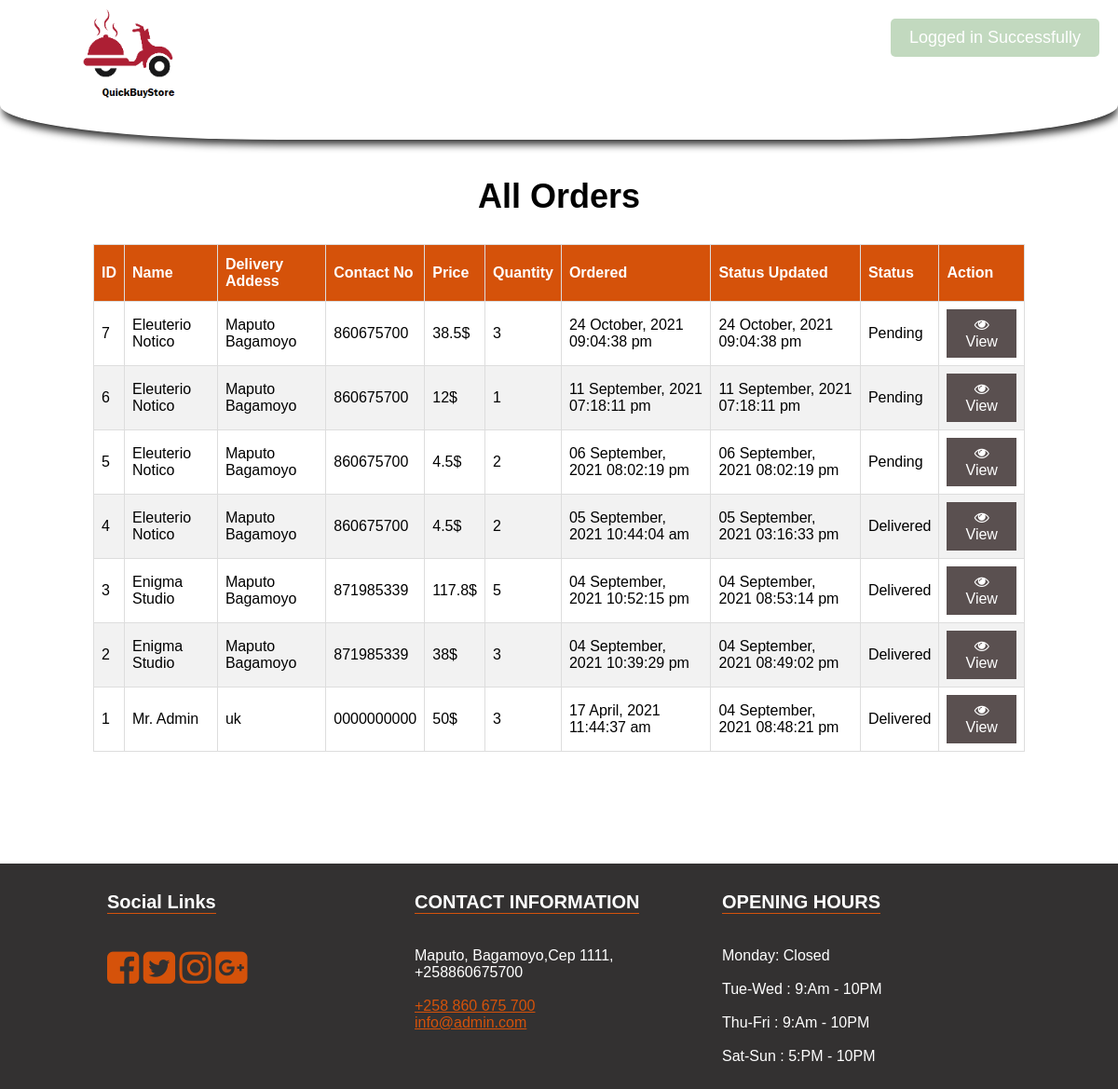
The page /food-delivery/admin-order.php (signed in) on the database its author committed.
### tables this page shows
CREATE TABLE IF NOT EXISTS `orders` (
  `id` int(11) unsigned NOT NULL AUTO_INCREMENT,
  `user_id` int(11) unsigned NOT NULL,
  `delivery_address` text NOT NULL,
  `contact_no` varchar(20) NOT NULL,
  `full_name` varchar(255) NOT NULL,
  `payment_option` varchar(255) NOT NULL,
  `order_total_amount` varchar(100) NOT NULL,
  `order_total_quantity` int(11) unsigned NOT NULL,
  `status` enum('Pending','Processing','Picked','Shipped','Delivered','Cancelled') NOT NULL DEFAULT 'Pending',
  `created` datetime NOT NULL DEFAULT CURRENT_TIMESTAMP,
  `updated` datetime NOT NULL DEFAULT CURRENT_TIMESTAMP,
  PRIMARY KEY (`id`)
);

CREATE TABLE IF NOT EXISTS `settings` (
  `id` int(11) unsigned NOT NULL AUTO_INCREMENT,
  `about_title` text NOT NULL,
  `about_detail` text NOT NULL,
  `about_img` varchar(255) NOT NULL,
  `fb_link` varchar(255) NOT NULL,
  `tw_link` varchar(255) NOT NULL,
  `ins_link` varchar(255) NOT NULL,
  `gplus_link` varchar(255) NOT NULL,
  `contact_info` text NOT NULL,
  `opening_hours` text NOT NULL,
  `currency` enum('GBP','USD','EURO','MZN') NOT NULL DEFAULT 'GBP',
  PRIMARY KEY (`id`)
);

### food-delivery/functions/flash.php (called while the page is built, shortened)
<?php
class FlashMessage {
    public static function render($var) {
        $messages = $_SESSION[$var];
        return $messages;
    }
}
?>

### food-delivery/admin-order.php (the view, shortened to what this page needs)
<?php
include 'functions/flash.php';
$flash = new \FlashMessage();
include 'includes/header.php';
$sql = "SELECT * FROM orders ORDER BY id DESC";
$result = $conn->query($sql);
?>
	<section class="inner-page-sec">
		<div class="container">
			<h1>All Orders</h1>
			<div style="overflow-x:auto;">
				<table class="custom-tbl">
					<thead>
						<tr>
							<th>ID</th>
							<th>Name</th>
							<th>Delivery Addess</th>
							<th>Contact No</th>
							<th>Price</th>
							<th>Quantity</th>
							<th>Ordered</th>
							<th>Status Updated</th>
							<th>Status</th>
							<th>Action</th>
						</tr>
					</thead>
					<tbody>
						<?php
						if ($result->num_rows > 0) {
							while($row = $result->fetch_assoc()){
						?>
						<tr>
							<td><?php echo $row['id']?></td>
							<td><?php echo $row['full_name']?></td>
							<td><?php echo $row['delivery_address']?></td>
							<td><?php echo $row['contact_no']?></td>
							<td><?php echo $row['order_total_amount']?><?php echo $currency_format[$rowS['currency']];?></td>
							<td><?php echo $row['order_total_quantity']?></td>
							<td><?php
								$created = strtotime( $row['created'] );
								echo date('d F, Y h:i:s a', $created);
								?></td>
							<td><?php
								$updated = strtotime( $row['updated'] );
								echo date('d F, Y h:i:s a', $updated);
								?></td>
							<td><?php echo $row['status']?></td>
							<td>
								<a href="admin-order-detail.php?id=<?php echo $row['id']?>" class="view-icon"><i class="fa fa-eye" aria-hidden="true"></i> View</a>
							</td>
						</tr>
						<?php } } else { ?>
							<tr>
								<td colspan="10">No Order Found!</td>
							</tr>
						<?php }  ?>
					</tbody>
				</table>
			</div>
		</div>
	</section>
<?php include 'includes/footer.php'; ?>

### food-delivery/includes/footer.php (shortened to what this page needs)
<footer>
	<div class="container">
		<div class="col-1">
			<h3>Social Links</h3>
			<ul>
				<li><a href="<?php echo $rowS['fb_link'];?>"><i class="fa fa-facebook-square" aria-hidden="true"></i></a></li>
				<li><a href="<?php echo $rowS['tw_link'];?>"><i class="fa fa-twitter-square" aria-hidden="true"></i></a></li>
				<li><a href="<?php echo $rowS['ins_link'];?>"><i class="fa fa-instagram" aria-hidden="true"></i></a></li>
				<li><a href="<?php echo $rowS['gplus_link'];?>"><i class="fa fa-google-plus-square" aria-hidden="true"></i></a></li>
			</ul>
		</div>
		<div class="col-1">
			<h3>CONTACT INFORMATION</h3>
			<p>
				<?php echo $rowS['contact_info'];?>
			</p>
		</div>
		<div class="col-1">
			<h3>OPENING HOURS</h3>
			<p>
				<?php echo $rowS['opening_hours'];?>
			</p>
		</div>
	</div>
</footer>
</div>
<?php
$nmsg=$flash->render('notification_msg');
$ntype=$flash->render('notification_type');
$str = "";
if($nmsg){
	$str .= '<div class="notificaton-msg msg-'.$ntype.'" style="top:20px;">';
    $str .= $nmsg;
	$str .= '</div>';
}
echo $str;
?>
</body>
</html>

### food-delivery/css/main.css (style rules this page uses)
body { margin: 0; font-family: Arial, Helvetica, sans-serif; }
footer { background-color: #333131; color: #fff; }
footer .container { max-width: 1000px; width: 100%; margin: 0px auto; }
footer .container .col-1 { float: left; width: 30%; padding: 10px 15px; }
footer .container .col-1 a { color: #d5520a; }
footer .container .col-1 h3 { text-align: left; font-size: 20px; border-bottom: 1px solid #d5530c; display: inline-block; }
footer .container .col-1 ul { padding: 0px; list-style: none; }
footer .container .col-1 ul li { display: inline-block; }
footer .container .col-1 ul li a { font-size: 40px; color: #d5520a; }
.inner-page-sec { padding-top: 150px; padding-bottom: 80px; }
.inner-page-sec .container { max-width: 1000px; width: 100%; margin: 40px auto; }
.inner-page-sec .container h1 { text-align: center; font-size: 36px; }
.notificaton-msg { position: fixed; top: 20px; right: 20px; z-index: 99999999; background-color: #4e4242; color: #fff; padding: 10px 20px 10px; border-radius: 5px; font-size: 18px; font-weight: 100; font-family: sans-serif; }
.notificaton-msg.msg-success { background-color: #63a05c; color: #fff; }
.custom-tbl { font-family: Arial, Helvetica, sans-serif; border-collapse: collapse; width: 100%; }
.custom-tbl td, .custom-tbl th { border: 1px solid #ddd; padding: 8px; }
.custom-tbl tr:nth-child(even) { background-color: #f2f2f2; }
.custom-tbl th { padding-top: 12px; padding-bottom: 12px; text-align: left; background-color: #d5520a; color: white; }
.view-icon { text-decoration: none; color: #ffffff; background-color: #5a5050; padding: 7px 15px; border: 1px solid #5a5050; display: inline-block; text-align: center; }

### rows shown on the page
orders: id "7", full_name "Eleuterio Notico", delivery_address "Maputo Bagamoyo", contact_no "860675700", order_total_amount "38.5", order_total_quantity "3", created "24 October, 2021 09:04:38 pm", updated "24 October, 2021 09:04:38 pm", status "Pending"
settings: currency "$", contact_info "Maputo, Bagamoyo,Cep 1111, +258860675700 +258 860 675 700 info@admin.com", opening_hours "Monday: Closed Tue-Wed : 9:Am - 10PM Thu-Fri : 9:Am - 10PM Sat-Sun : 5:PM - 10PM"
orders: id "6", full_name "Eleuterio Notico", delivery_address "Maputo Bagamoyo", contact_no "860675700", order_total_amount "12", order_total_quantity "1", created "11 September, 2021 07:18:11 pm", updated "11 September, 2021 07:18:11 pm", status "Pending"
orders: id "5", full_name "Eleuterio Notico", delivery_address "Maputo Bagamoyo", contact_no "860675700", order_total_amount "4.5", order_total_quantity "2", created "06 September, 2021 08:02:19 pm", updated "06 September, 2021 08:02:19 pm", status "Pending"
orders: id "4", full_name "Eleuterio Notico", delivery_address "Maputo Bagamoyo", contact_no "860675700", order_total_amount "4.5", order_total_quantity "2", created "05 September, 2021 10:44:04 am", updated "05 September, 2021 03:16:33 pm", status "Delivered"
orders: id "3", full_name "Enigma Studio", delivery_address "Maputo Bagamoyo", contact_no "871985339", order_total_amount "117.8", order_total_quantity "5", created "04 September, 2021 10:52:15 pm", updated "04 September, 2021 08:53:14 pm", status "Delivered"
orders: id "2", full_name "Enigma Studio", delivery_address "Maputo Bagamoyo", contact_no "871985339", order_total_amount "38", order_total_quantity "3", created "04 September, 2021 10:39:29 pm", updated "04 September, 2021 08:49:02 pm", status "Delivered"
orders: id "1", full_name "Mr. Admin", delivery_address "uk", contact_no "0000000000", order_total_amount "50", order_total_quantity "3", created "17 April, 2021 11:44:37 am", updated "04 September, 2021 08:48:21 pm", status "Delivered"
